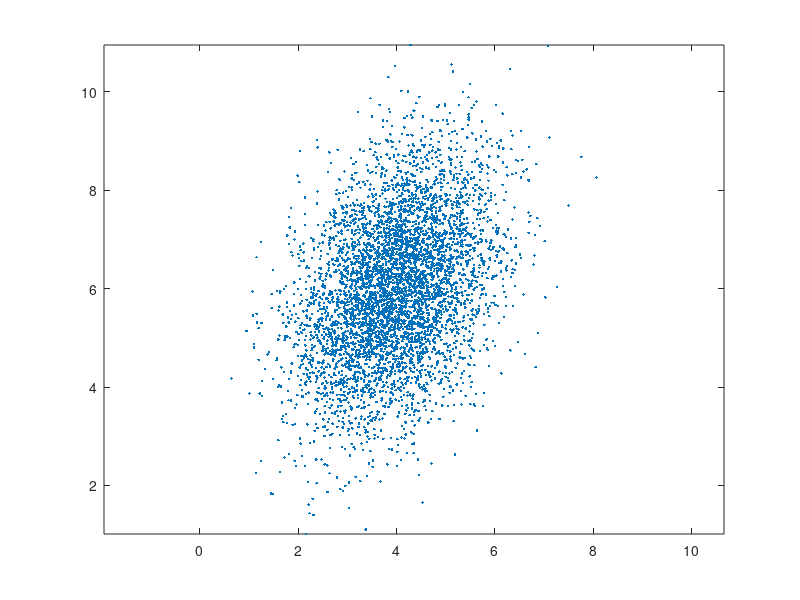

MATLAB code for this plot: (Note: this script raises an error after producing the figure.)
num_samples = 5000;
mu = [4 6];
%mu = [0 0];
C = [1 0.5; 0.5 2];
R = chol(C);
Z = repmat(mu,num_samples,1) + randn(num_samples,2)*R

close all
plot(Z(:,1),Z(:,2),'.')
axis equal

%% 
CC=cov(Z)
%[U, D, V] = eig(CC);
[U, D, V] = svd(CC);

plot_directions(U)
D

%% 
coeff = pca(Z)

hold on
plot([0; coeff(1,1)], [0, coeff(2,1)], 'k--')
plot([0; coeff(1,2)], [0, coeff(2,2)], 'k--')
axis equal


%% 
plot_ellipse(mu, CC, 'r--')

%% 
mask = generate_ellipse_mask(mu, CC, 10, 10)
%figure(2)
imshow(mask>0)
%contour(mask)
axis xy


% hold on
% plot_ellipse(mu, CC, 'r--')


% hold on 
% plot(Z(:,1),Z(:,2),'.')
% axis equal
%% 